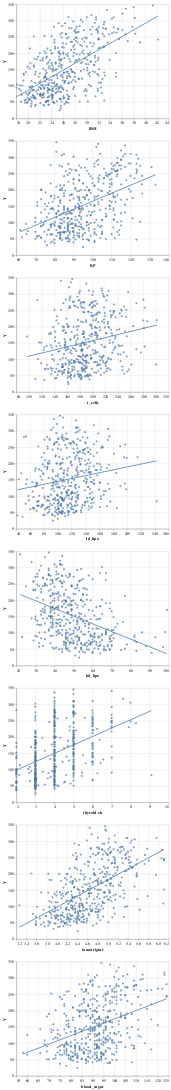

Notebook cell for this chart:
### Code cell
# just playing around with different visualisations
# what would be useful to visualise?
def plot_altair(column):
    return alt.Chart(diabetes_df).mark_point(filled=True).encode(
        x = alt.X(column, scale=alt.Scale(zero=False)),
        y = alt.Y('Y:Q', scale=alt.Scale(zero=False)))
        # color = alt.Color('SEX:N'),
        # size = alt.Size('blood_sugar:Q', title='Blood sugar'),
        # opacity = alt.OpacityValue(0.5))

# a regression line for each variable against the target variable
# but this is the /actual/ target variable, not the model's prediction of it
charts = []
for col in list(X.columns):
    chart = plot_altair(col + ':Q')
    charts.append(chart + chart.transform_regression(str(col), 'Y').mark_line())

alt.vconcat(*charts[2:])

### Figure 1 — Vega-Lite specification as saved in the notebook (floating-point values rounded to 4 significant figures; data arrays with more than 128 entries replaced by an {"elided": "..."} marker saying what was removed)
{"config": {"view": {"continuousWidth": 400, "continuousHeight": 300}}, "vconcat": [{"layer": [{"mark": {"type": "point", "filled": true}, "encoding": {"x": {"type": "quantitative", "field": "BMI", "scale": {"zero": false}}, "y": {"type": "quantitative", "field": "Y", "scale": {"zero": false}}}}, {"mark": "line", "encoding": {"x": {"type": "quantitative", "field": "BMI", "scale": {"zero": false}}, "y": {"type": "quantitative", "field": "Y", "scale": {"zero": false}}}, "transform": [{"on": "BMI", "regression": "Y"}]}]}, {"layer": [{"mark": {"type": "point", "filled": true}, "encoding": {"x": {"type": "quantitative", "field": "BP", "scale": {"zero": false}}, "y": {"type": "quantitative", "field": "Y", "scale": {"zero": false}}}}, {"mark": "line", "encoding": {"x": {"type": "quantitative", "field": "BP", "scale": {"zero": false}}, "y": {"type": "quantitative", "field": "Y", "scale": {"zero": false}}}, "transform": [{"on": "BP", "regression": "Y"}]}]}, {"layer": [{"mark": {"type": "point", "filled": true}, "encoding": {"x": {"type": "quantitative", "field": "t_cells", "scale": {"zero": false}}, "y": {"type": "quantitative", "field": "Y", "scale": {"zero": false}}}}, {"mark": "line", "encoding": {"x": {"type": "quantitative", "field": "t_cells", "scale": {"zero": false}}, "y": {"type": "quantitative", "field": "Y", "scale": {"zero": false}}}, "transform": [{"on": "t_cells", "regression": "Y"}]}]}, {"layer": [{"mark": {"type": "point", "filled": true}, "encoding": {"x": {"type": "quantitative", "field": "ld_lipo", "scale": {"zero": false}}, "y": {"type": "quantitative", "field": "Y", "scale": {"zero": false}}}}, {"mark": "line", "encoding": {"x": {"type": "quantitative", "field": "ld_lipo", "scale": {"zero": false}}, "y": {"type": "quantitative", "field": "Y", "scale": {"zero": false}}}, "transform": [{"on": "ld_lipo", "regression": "Y"}]}]}, {"layer": [{"mark": {"type": "point", "filled": true}, "encoding": {"x": {"type": "quantitative", "field": "hd_lipo", "scale": {"zero": false}}, "y": {"type": "quantitative", "field": "Y", "scale": {"zero": false}}}}, {"mark": "line", "encoding": {"x": {"type": "quantitative", "field": "hd_lipo", "scale": {"zero": false}}, "y": {"type": "quantitative", "field": "Y", "scale": {"zero": false}}}, "transform": [{"on": "hd_lipo", "regression": "Y"}]}]}, {"layer": [{"mark": {"type": "point", "filled": true}, "encoding": {"x": {"type": "quantitative", "field": "thyroid-sh", "scale": {"zero": false}}, "y": {"type": "quantitative", "field": "Y", "scale": {"zero": false}}}}, {"mark": "line", "encoding": {"x": {"type": "quantitative", "field": "thyroid-sh", "scale": {"zero": false}}, "y": {"type": "quantitative", "field": "Y", "scale": {"zero": false}}}, "transform": [{"on": "thyroid-sh", "regression": "Y"}]}]}, {"layer": [{"mark": {"type": "point", "filled": true}, "encoding": {"x": {"type": "quantitative", "field": "lamotrigine", "scale": {"zero": false}}, "y": {"type": "quantitative", "field": "Y", "scale": {"zero": false}}}}, {"mark": "line", "encoding": {"x": {"type": "quantitative", "field": "lamotrigine", "scale": {"zero": false}}, "y": {"type": "quantitative", "field": "Y", "scale": {"zero": false}}}, "transform": [{"on": "lamotrigine", "regression": "Y"}]}]}, {"layer": [{"mark": {"type": "point", "filled": true}, "encoding": {"x": {"type": "quantitative", "field": "blood_sugar", "scale": {"zero": false}}, "y": {"type": "quantitative", "field": "Y", "scale": {"zero": false}}}}, {"mark": "line", "encoding": {"x": {"type": "quantitative", "field": "blood_sugar", "scale": {"zero": false}}, "y": {"type": "quantitative", "field": "Y", "scale": {"zero": false}}}, "transform": [{"on": "blood_sugar", "regression": "Y"}]}]}], "data": {"name": "data-67dd6322ae85de7bd936dd5513a60f1d"}, "$schema": "https://vega.github.io/schema/vega-lite/v4.8.1.json", "datasets": {"data-67dd6322ae85de7bd936dd5513a60f1d": {"elided": "442 records"}}}
